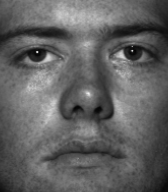
#> input picture Math/Data/yaleB30_P00A+005E+10.png, 168 x 192 px; its folder holds only this picture in this run
$ jupyter execute EigenFace.ipynb
#> lines starting #> are read from the running program, lines starting #| are printed output that depends on the picture
### Import libraries

[cell 1]
from PIL import Image
import numpy as np
from scipy.io import savemat
import os
import matplotlib.pyplot as plt
import math

### Create a function to store the images as a matrix

[cell 2]
def process_images(input_folder, output_file):
#> called with input_folder = './Data', output_file = 'faceImage.mat'
    image_files = [f for f in os.listdir(input_folder)]
    grayscale_matrices = []

    for image_file in image_files:

        image = Image.open(os.path.join(input_folder, image_file))
#> image is the input picture: PIL image 168x192 L; min 1, max 241, mean 97.4
        image = image.resize((168, 168))
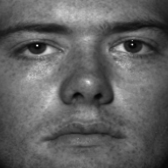
#> image: PIL image 168x168 L; min 2, max 242, mean 97.4
        grayscale_array = np.array(image.convert('L'))
        grayscale_matrices.append(grayscale_array)
    grayscale_matrices = np.array(grayscale_matrices)
    savemat(output_file, {"grayscale_matrices": grayscale_matrices})
    return grayscale_matrices

output_file = "faceImage.mat"
input_folder = "./Data"
grayscale_matrices = process_images(input_folder, output_file)

### Determine the width and height

[cell 3]
height =  len( grayscale_matrices[0])
#> height = 168
width = len( grayscale_matrices[0][0])
#> width = 168
num_Image = len(grayscale_matrices)
#> num_Image = 1
print(width, height)
#| 168 168

### Flatten the array

[cell 4]
num_images = len(grayscale_matrices)
#> num_images = 1
height, width = grayscale_matrices[0].shape  # Assuming all images have the same dimensions
vector_size = width * height
#> vector_size = 28224
image_matrix = np.empty((num_images, vector_size), dtype=np.uint8)

for i in range(num_images):
    image_vector = grayscale_matrices[i].flatten()
    image_matrix[i] = image_vector

### Calculate the mean

[cell 5]
mean_along_cols = np.mean(image_matrix, axis=0)
mean_face = mean_along_cols.reshape(height,width)
plt.figure()
plt.imshow(mean_face.astype(np.uint8), cmap='gray')
plt.title("The mean face")
plt.axis('off')
plt.show()

### Subtract the mean from the flattened image

[cell 6]
image_matrix_centered = image_matrix - mean_along_cols
test_image = image_matrix_centered[0]

### Calculate the covariance vector

[cell 7]
covariance_matrix = np.dot(image_matrix_centered, image_matrix_centered.T)
#> covariance_matrix = [0]

### Find the  Eigenvalues and Eigen Vectors

[cell 8]
eigenvalues, eigenvectors = np.linalg.eig(covariance_matrix)
#> eigenvalues = [0]; eigenvectors = [1]
sorted_indices = np.argsort(eigenvalues)[::-1]
#> sorted_indices = [0]
eigenvalues = eigenvalues[sorted_indices]
eigenvectors = eigenvectors[:, sorted_indices]

### Calculate the projection on to the eigenspace

[cell 9]
Eigen_space = np.dot(image_matrix_centered.T, eigenvectors)
projected_data = np.dot(Eigen_space.T, image_matrix_centered.T)
#> projected_data = [0]
# print(projected_data)

### Display the eigenfaces

[cell 10]
# [7 lines of commented-out code are left out]

### Calculate the threshold

[cell 11]
def PCA(projected_data):
    threshold = 0
    for i in range(len(projected_data)):
        for j in range(i + 1, len(projected_data)):
            projection_i = projected_data[i]
            projection_j = projected_data[j]
            distance_ij = np.linalg.norm(projection_i - projection_j)
            threshold = max(threshold, distance_ij)
#> this loop made 1 pass

    threshold /= 2
    return threshold

threshold = PCA(projected_data)
#> threshold = 0
print(threshold)
#| 0.0

### start the face recognition test

[cell 12]
# def recognition(test_image, projected_data, Eigen_space):

test_projected_data = np.dot(Eigen_space.T, test_image.T)
#> test_projected_data = [0]
distances = np.linalg.norm(test_projected_data - projected_data, axis=1)
#> distances = [0]
reconstructed_test_image = np.dot(Eigen_space, test_projected_data)
reconstructed_test_image = reconstructed_test_image.reshape(width, height)
#> reconstructed_test_image: shape (168, 168) float64; every value is 0


plt.imshow(reconstructed_test_image, cmap='gray')
plt.title('Reconstructed Test Image')
plt.show()

i = image_matrix_centered[0].reshape(width, height)
plt.imshow(i, cmap='gray')
plt.title('Centered Test Image')
plt.show()

[cell 13]
reconstructedDistance = np.linalg.norm((test_image.reshape(width, height)) - reconstructed_test_image)
#> reconstructedDistance = 0

if reconstructedDistance ** 0.5 >= threshold:
    print("Not a face")
if reconstructedDistance ** 0.5 < threshold:
    if min(distances) ** 0.5 < threshold:
        print("New Face")
    elif min(distances) ** 0.5 >= threshold:
        print("Known Face")


$ run again, on Math/Data/yaleB30_P00A+035E+15.png
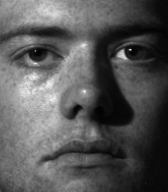
#> input picture Math/Data/yaleB30_P00A+035E+15.png, 168 x 192 px
#> in process_images, image is the input picture: PIL image 168x192 L; min 0, max 249, mean 87
#> in process_images, `image = image.resize((168, 168))`:
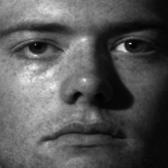
#> image: PIL image 168x168 L; min 0, max 242, mean 87
#> height = 168
#> num_Image = 1
#| 168 168
#> covariance_matrix = [0]
#> eigenvectors = [1]
#> sorted_indices = [0]
#> the loop in PCA, `for i in range(len(projected_data)):` made 1 pass
#> threshold = 0
#| 0.0
#> test_projected_data = [0]
#> reconstructed_test_image: shape (168, 168) float64; every value is 0
#> reconstructedDistance = 0

$ run again, on Math/Data/yaleB30_P00A-010E+00.png
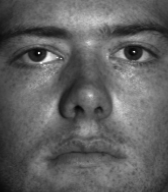
#> input picture Math/Data/yaleB30_P00A-010E+00.png, 168 x 192 px
#> in process_images, image is the input picture: PIL image 168x192 L; min 5, max 248, mean 97.4
#> in process_images, `image = image.resize((168, 168))`:
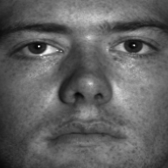
#> image: PIL image 168x168 L; min 5, max 246, mean 97.4
#> height = 168
#> num_Image = 1
#| 168 168
#> covariance_matrix = [0]
#> eigenvectors = [1]
#> sorted_indices = [0]
#> the loop in PCA, `for i in range(len(projected_data)):` made 1 pass
#> threshold = 0
#| 0.0
#> test_projected_data = [0]
#> reconstructed_test_image: shape (168, 168) float64; every value is 0
#> reconstructedDistance = 0
